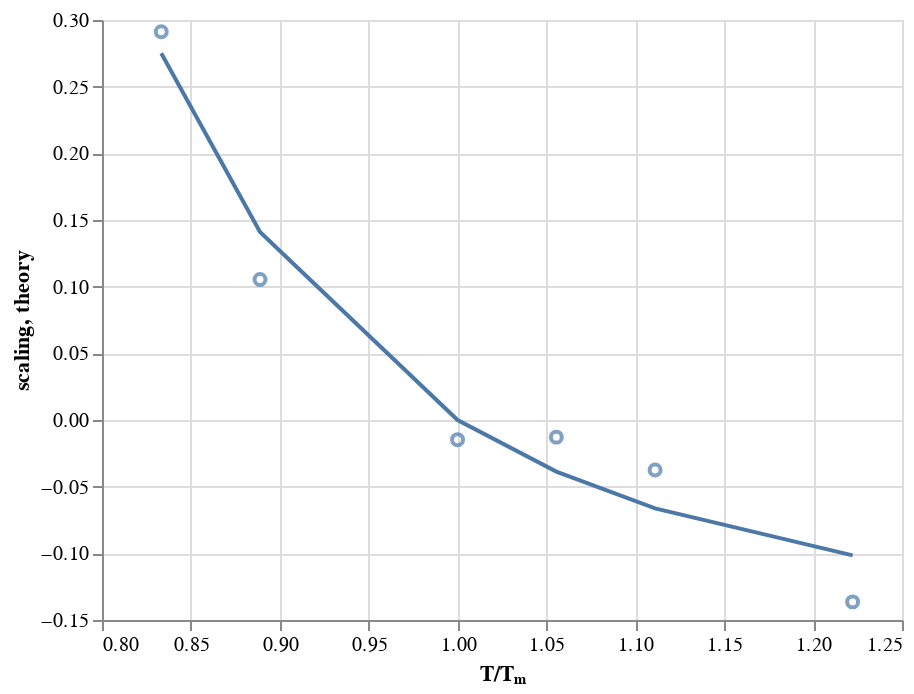

Notebook code for this chart:
### Code cell
c = alt.Chart(df_fit).encode(
    x=alt.X('temp_norm', title='T/Tₘ', scale=alt.Scale(zero=False)),
)

c.mark_point().encode(y="scaling") + c.mark_line().encode(y="theory")

### Figure 1 — Vega-Lite specification as saved in the notebook (floating-point values rounded to 4 significant figures)
{"$schema": "https://vega.github.io/schema/vega-lite/v2.6.0.json", "config": {"view": {"height": 300, "width": 400}}, "datasets": {"data-b83763a76441143af7fa5458c7dacfb2": [{"scaling": 0.2911, "temp_norm": 0.8333, "theory": 0.2751}, {"scaling": 0.1053, "temp_norm": 0.8889, "theory": 0.1411}, {"scaling": -0.01474, "temp_norm": 1, "theory": 0}, {"scaling": -0.01285, "temp_norm": 1.056, "theory": -0.03871}, {"scaling": -0.03744, "temp_norm": 1.111, "theory": -0.06626}, {"scaling": -0.1364, "temp_norm": 1.222, "theory": -0.1016}]}, "layer": [{"data": {"name": "data-b83763a76441143af7fa5458c7dacfb2"}, "encoding": {"x": {"field": "temp_norm", "scale": {"zero": false}, "title": "T/Tₘ", "type": "quantitative"}, "y": {"field": "scaling", "type": "quantitative"}}, "mark": "point"}, {"data": {"name": "data-b83763a76441143af7fa5458c7dacfb2"}, "encoding": {"x": {"field": "temp_norm", "scale": {"zero": false}, "title": "T/Tₘ", "type": "quantitative"}, "y": {"field": "theory", "type": "quantitative"}}, "mark": "line"}]}
